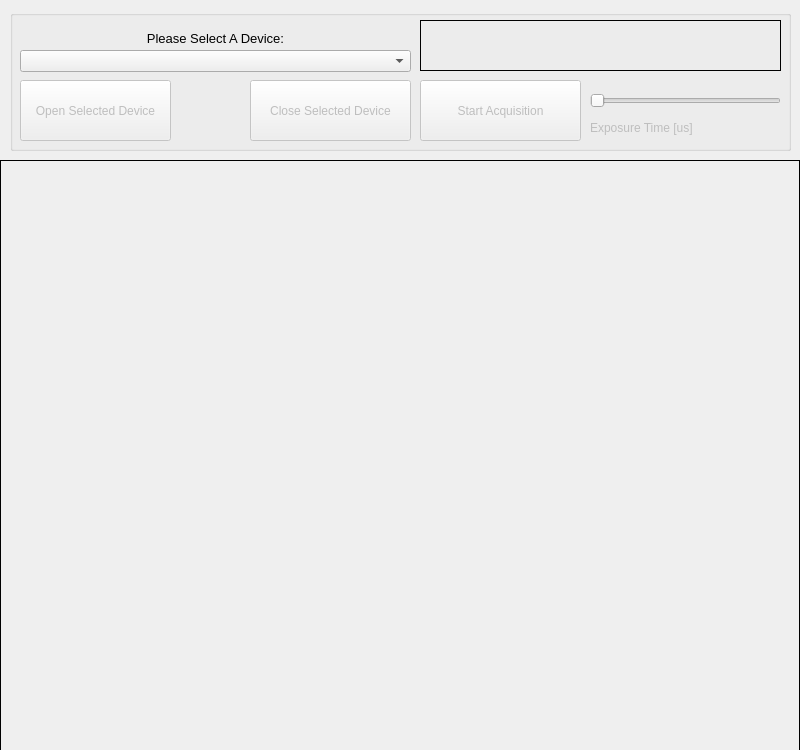
<?xml version="1.0" encoding="UTF-8"?>
<ui version="4.0">
 <class>ContinuousCaptureQt</class>
 <widget class="QMainWindow" name="ContinuousCaptureQt">
  <property name="geometry">
   <rect>
    <x>0</x>
    <y>0</y>
    <width>800</width>
    <height>750</height>
   </rect>
  </property>
  <property name="sizePolicy">
   <sizepolicy hsizetype="Preferred" vsizetype="Preferred">
    <horstretch>0</horstretch>
    <verstretch>0</verstretch>
   </sizepolicy>
  </property>
  <property name="minimumSize">
   <size>
    <width>430</width>
    <height>150</height>
   </size>
  </property>
  <property name="maximumSize">
   <size>
    <width>800</width>
    <height>750</height>
   </size>
  </property>
  <property name="windowTitle">
   <string>ContinuousCaptureQt - Example Application</string>
  </property>
  <property name="windowIcon">
   <iconset>
    <normaloff>:/../Common/mv.ico</normaloff>
    <normalon>:/Common/mv.ico</normalon>:/../Common/mv.ico</iconset>
  </property>
  <widget class="QWidget" name="centralWidget">
   <widget class="QGroupBox" name="groupBox">
    <property name="geometry">
     <rect>
      <x>10</x>
      <y>10</y>
      <width>781</width>
      <height>141</height>
     </rect>
    </property>
    <property name="title">
     <string/>
    </property>
    <property name="flat">
     <bool>false</bool>
    </property>
    <widget class="QComboBox" name="comboBox">
     <property name="geometry">
      <rect>
       <x>10</x>
       <y>40</y>
       <width>391</width>
       <height>22</height>
      </rect>
     </property>
     <property name="mouseTracking">
      <bool>false</bool>
     </property>
     <property name="editable">
      <bool>false</bool>
     </property>
     <property name="currentText">
      <string extracomment="Select a device"/>
     </property>
    </widget>
    <widget class="QPushButton" name="open_button">
     <property name="enabled">
      <bool>false</bool>
     </property>
     <property name="geometry">
      <rect>
       <x>10</x>
       <y>70</y>
       <width>151</width>
       <height>61</height>
      </rect>
     </property>
     <property name="text">
      <string>Open Selected Device</string>
     </property>
    </widget>
    <widget class="QPushButton" name="close_button">
     <property name="enabled">
      <bool>false</bool>
     </property>
     <property name="geometry">
      <rect>
       <x>240</x>
       <y>70</y>
       <width>161</width>
       <height>61</height>
      </rect>
     </property>
     <property name="text">
      <string>Close Selected Device</string>
     </property>
     <property name="flat">
      <bool>false</bool>
     </property>
    </widget>
    <widget class="QLabel" name="text_label">
     <property name="geometry">
      <rect>
       <x>10</x>
       <y>20</y>
       <width>391</width>
       <height>16</height>
      </rect>
     </property>
     <property name="font">
      <font>
       <pointsize>10</pointsize>
      </font>
     </property>
     <property name="text">
      <string>Please Select A Device:</string>
     </property>
     <property name="alignment">
      <set>Qt::AlignCenter</set>
     </property>
    </widget>
    <widget class="QLabel" name="icon_label">
     <property name="geometry">
      <rect>
       <x>170</x>
       <y>70</y>
       <width>61</width>
       <height>61</height>
      </rect>
     </property>
     <property name="text">
      <string/>
     </property>
     <property name="pixmap">
      <pixmap resource="ContinuousCaptureQt.qrc">:/bulb-off.png</pixmap>
     </property>
     <property name="scaledContents">
      <bool>true</bool>
     </property>
    </widget>
    <widget class="QPushButton" name="acquisition_button">
     <property name="enabled">
      <bool>false</bool>
     </property>
     <property name="geometry">
      <rect>
       <x>410</x>
       <y>70</y>
       <width>161</width>
       <height>61</height>
      </rect>
     </property>
     <property name="text">
      <string>Start Acquisition</string>
     </property>
     <property name="flat">
      <bool>false</bool>
     </property>
    </widget>
    <widget class="QLabel" name="label_StatusMessage">
     <property name="geometry">
      <rect>
       <x>410</x>
       <y>10</y>
       <width>361</width>
       <height>51</height>
      </rect>
     </property>
     <property name="frameShape">
      <enum>QFrame::Panel</enum>
     </property>
     <property name="text">
      <string/>
     </property>
    </widget>
    <widget class="QSlider" name="sliderExposureTime">
     <property name="geometry">
      <rect>
       <x>580</x>
       <y>80</y>
       <width>191</width>
       <height>22</height>
      </rect>
     </property>
     <property name="orientation">
      <enum>Qt::Horizontal</enum>
     </property>
    </widget>
    <widget class="QLabel" name="label_exposureSlider">
     <property name="enabled">
      <bool>false</bool>
     </property>
     <property name="geometry">
      <rect>
       <x>580</x>
       <y>110</y>
       <width>191</width>
       <height>16</height>
      </rect>
     </property>
     <property name="text">
      <string>Exposure Time [us]</string>
     </property>
    </widget>
   </widget>
   <widget class="QLabel" name="label_image">
    <property name="geometry">
     <rect>
      <x>0</x>
      <y>160</y>
      <width>800</width>
      <height>591</height>
     </rect>
    </property>
    <property name="maximumSize">
     <size>
      <width>800</width>
      <height>600</height>
     </size>
    </property>
    <property name="frameShape">
     <enum>QFrame::Panel</enum>
    </property>
    <property name="frameShadow">
     <enum>QFrame::Plain</enum>
    </property>
    <property name="text">
     <string/>
    </property>
   </widget>
  </widget>
 </widget>
 <layoutdefault spacing="6" margin="11"/>
 <resources>
  <include location="ContinuousCaptureQt.qrc"/>
 </resources>
 <connections>
  <connection>
   <sender>comboBox</sender>
   <signal>currentIndexChanged(int)</signal>
   <receiver>ContinuousCaptureQt</receiver>
   <slot>userSelectedDeviceInComboBox()</slot>
   <hints>
    <hint type="sourcelabel">
     <x>215</x>
     <y>72</y>
    </hint>
    <hint type="destinationlabel">
     <x>215</x>
     <y>76</y>
    </hint>
   </hints>
  </connection>
  <connection>
   <sender>open_button</sender>
   <signal>clicked()</signal>
   <receiver>ContinuousCaptureQt</receiver>
   <slot>openSelectedDevice()</slot>
   <hints>
    <hint type="sourcelabel">
     <x>95</x>
     <y>122</y>
    </hint>
    <hint type="destinationlabel">
     <x>214</x>
     <y>91</y>
    </hint>
   </hints>
  </connection>
  <connection>
   <sender>close_button</sender>
   <signal>clicked()</signal>
   <receiver>ContinuousCaptureQt</receiver>
   <slot>closeSelectedDevice()</slot>
   <hints>
    <hint type="sourcelabel">
     <x>330</x>
     <y>122</y>
    </hint>
    <hint type="destinationlabel">
     <x>214</x>
     <y>91</y>
    </hint>
   </hints>
  </connection>
  <connection>
   <sender>acquisition_button</sender>
   <signal>clicked()</signal>
   <receiver>ContinuousCaptureQt</receiver>
   <slot>startAcquisition()</slot>
   <hints>
    <hint type="sourcelabel">
     <x>500</x>
     <y>100</y>
    </hint>
    <hint type="destinationlabel">
     <x>399</x>
     <y>374</y>
    </hint>
   </hints>
  </connection>
 </connections>
 <slots>
  <slot>openSelectedDevice()</slot>
  <slot>closeSelectedDevice()</slot>
  <slot>userSelectedDeviceInComboBox()</slot>
  <slot>startAcquisition()</slot>
 </slots>
</ui>
